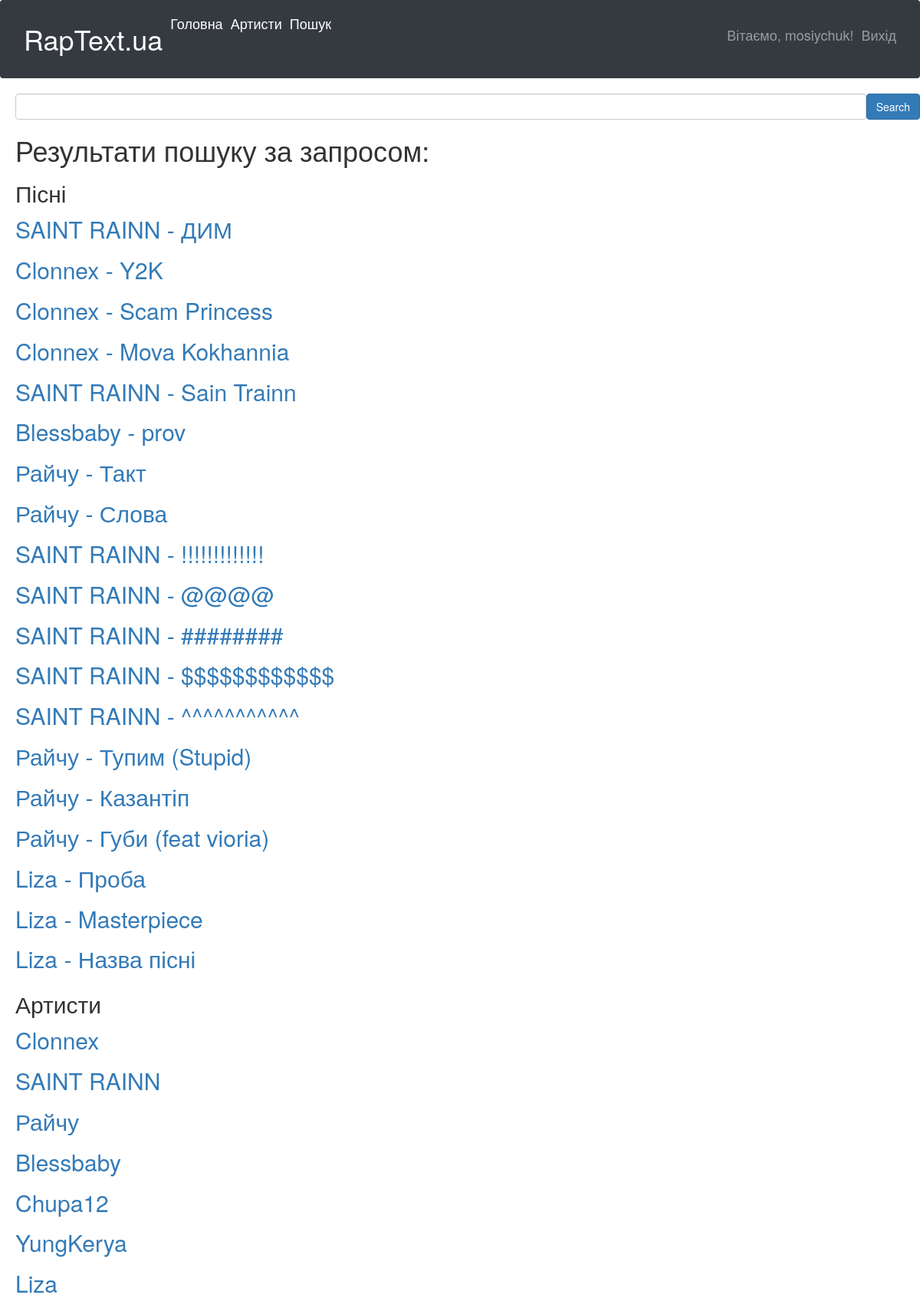
The app's page /search/ (signed in) with its own data.
### artists/models.py (models this page shows, shortened)
class Song(models.Model):
    title = models.CharField(max_length=100)
    release_year = models.IntegerField(blank=True, null=True)
    artist = models.ForeignKey(Artist, on_delete=models.CASCADE)
    album = models.ForeignKey(Album, on_delete=models.SET_NULL, blank=True, null=True)
    image_song=models.FileField(upload_to="image_song",default=True,blank=None,null=True,verbose_name="Облога пісні")

class Artist(models.Model):
    name = models.CharField(max_length=100)
    genre = models.CharField(max_length=50, blank=True, null=True)
    country = models.CharField(max_length=50, blank=True, null=True)
    photo=models.FileField(upload_to="photos/%Y/%m/%d/",default=True,blank=None,
                            null=True,verbose_name="Фото")
    created_by = models.OneToOneField(User, on_delete=models.CASCADE, related_name='artist', null=True, blank=True)
    def __str__(self):
        return self.name

### artists/views.py (the view)
# urls.py: path('search/', search, name='search'),
def search(request):
    query = request.GET.get('q', '').lower()
    artist_query, song_query = query, query
    if '-' in query:
        parts = query.split('-')
        if len(parts) == 2:
            artist_query, song_query = parts[0].strip(), parts[1].strip()
    artists = Artist.objects.filter(name__icontains=artist_query)
    songs = Song.objects.filter(title__icontains=song_query)
    return render(request, 'artists/search_results.html', {'query': query, 'songs': songs, 'artists': artists, 'title':query})

### artists/templates/artists/search_results.html
{% extends 'artists/base.html' %}
{% block content %}
<form class="d-flex" action="{% url 'search' %}" method="get">
        <input class="form-control me-2" type="text" placeholder="{{ title }}" name="q">
        <button class="btn btn-primary" type="submit">Search</button>
      </form>
<h1>Результати пошуку за запросом: {{ title }}</h1>
<h2>Пісні</h2>
 {% for song in songs %}
          <p><a href="{% url 'song_detail' song.id %}">{{song.artist}} - {{ song.title }}</a></p>
        {% endfor %}
<h2>Артисти</h2>
  {%for a in artists %}
    <p><a href="{% url 'artist_detail' a.id %}">{{ a.name }}</a></p>
  {%endfor%}
 </div></div></div>
{% endblock %}

### artists/templates/artists/base.html (shortened to what this page needs)
{% load static %}
<!DOCTYPE html>
<html lang="uk">
<head>
<link type="text/css" href="{% static 'artists/css/styles.css'%}" rel="stylesheet"/>
    <link rel="stylesheet" href="https://maxcdn.bootstrapcdn.com/bootstrap/4.0.0/css/bootstrap.min.css">
 <link rel="stylesheet" href="https://maxcdn.bootstrapcdn.com/bootstrap/3.3.7/css/bootstrap.min.css" />
<link rel="stylesheet" href="https://bootstraptema.ru/snippets/audio/2017/jplayer/jplayer.min.css" />
<link rel="stylesheet" href="https://cdn.plyr.io/3.7.8/plyr.css" />
    <link rel="stylesheet" href="https://cdn.plyr.io/3.6.12/plyr.css" />
</head>
<body>
{% block mainmenu %}
<nav class="navbar navbar-expand-sm bg-dark navbar-dark">
  <div class="container-fluid">
    <ul class="navbar-nav">
         <li class="nav-item">
       <h1 > <a class="nav-link active" href="{% url 'index' %}">RapText.ua</a></h1>
      </li>
      <li class="nav-item">
       <h4 > <a class="nav-link active" href="{% url 'index' %}">Головна</a></h4>
      </li>
         <li class="nav-item">
       <h4 > <a class="nav-link active" href="{% url 'all_artists' %}">Артисти</a></h4>
      </li>
         <li class="nav-item">
       <h4 > <a class="nav-link active" href="{% url 'search' %}">Пошук</a></h4>
      </li>
        </ul>
<ul class="navbar-nav ml-auto">
      {% if user.is_authenticated %}
        <li class="nav-item">
          <h4><span class="nav-link">Вітаємо, {{ user.username }}!</span></h4>
        </li>
        <li class="nav-item">
          <h4><a class="nav-link" href="{% url 'logout' %}">Вихід</a></h4>
        </li>
      {% endif %}
    </ul>
  </div>
</nav>
{% endblock mainmenu%}
<div class="backround">
{% block content %}
    {% endblock content%}</div></div>
</body>
</html>

### artists/static/artists/css/styles.css (style rules this page uses)
body { font-family: 'Raleway'; background-image: url('https://images.pexels.com/photos/7130497/pexels-photo-7130497.jpeg?auto=compress&cs=tinysrgb&w=1260&h=750&dpr=1'); background-size: cover; background-repeat: no-repeat; margin: 0; padding-left: 0px; }
.backround { padding-left: 20px; }
h1 { color: white; }
ul { list-style-type: none; padding: 0; }
li { margin-bottom: 10px; }
a { color: rgb(0,0,0); !important; text-decoration: none; }
p { font-size: 30px; }
body { background-color: #ddd; }

### records on screen
Song: artist "SAINT RAINN", title "ДИМ"
Song: artist "Clonnex", title "Y2K"
Song: artist "Clonnex", title "Scam Princess"
Song: artist "Clonnex", title "Mova Kokhannia"
Song: artist "SAINT RAINN", title "Sain Trainn"
Song: artist "Blessbaby", title "prov"
Song: artist "Райчу", title "Такт"
Song: artist "Райчу", title "Слова"
Song: artist "SAINT RAINN", title "!!!!!!!!!!!!!"
Song: artist "SAINT RAINN", title "@@@@"
Song: artist "SAINT RAINN", title "########"
Song: artist "SAINT RAINN", title "$$$$$$$$$$$$"
Song: artist "SAINT RAINN", title "^^^^^^^^^^^"
Song: artist "Райчу", title "Тупим (Stupid)"
Song: artist "Райчу", title "Казантіп"
Song: artist "Райчу", title "Губи (feat vioria)"
Song: artist "Liza", title "Проба"
Song: artist "Liza", title "Masterpiece"
Song: artist "Liza", title "Назва пісні"
Artist: name "Clonnex"
Artist: name "SAINT RAINN"
Artist: name "Райчу"
Artist: name "Blessbaby"
Artist: name "Chupa12"
Artist: name "YungKerya"
Artist: name "Liza"

### other values on screen
{{ user.username }} "mosiychuk"
